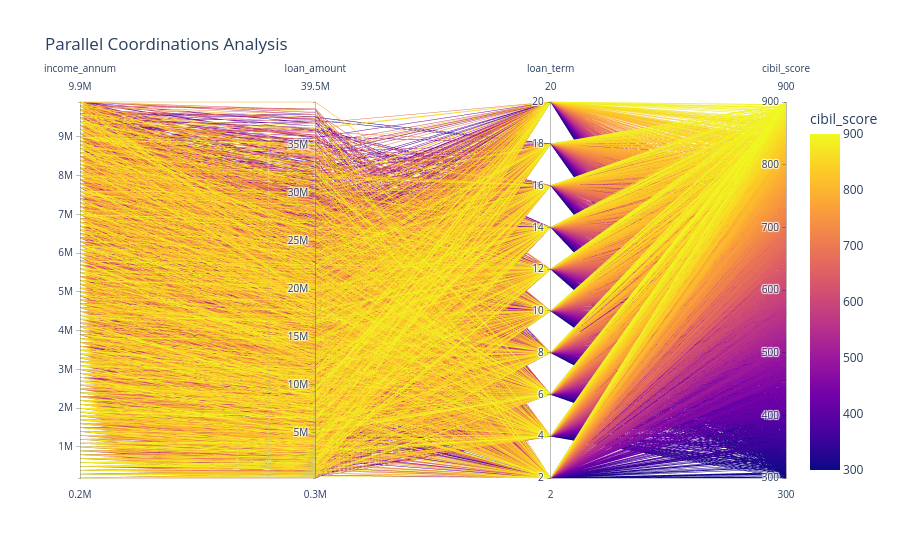

Notebook cell for this chart:
### Markdown cell above
### PARALLEL COORDINATES

### Code cell
fig=px.parallel_coordinates(df,dimensions=["income_annum","loan_amount","loan_term","cibil_score"],color="cibil_score",title="Parallel Coordinations Analysis")
fig.show()

### Figure 1 — Plotly figure (JSON) as saved in the notebook; plotly's stock layout.template omitted (floating-point values rounded to 4 significant figures; data arrays with more than 128 entries replaced by an {"elided": "..."} marker saying what was removed)
{"data": [{"dimensions": [{"label": "income_annum", "values": {"elided": "4269 int values"}}, {"label": "loan_amount", "values": {"elided": "4269 int values"}}, {"label": "loan_term", "values": {"elided": "4269 int values"}}, {"label": "cibil_score", "values": {"elided": "4269 int values"}}], "domain": {"x": [0, 1], "y": [0, 1]}, "line": {"color": {"elided": "4269 int values"}, "coloraxis": "coloraxis"}, "name": "", "type": "parcoords"}], "layout": {"coloraxis": {"colorbar": {"title": {"text": "cibil_score"}}, "colorscale": [[0, "#0d0887"], [0.1111, "#46039f"], [0.2222, "#7201a8"], [0.3333, "#9c179e"], [0.4444, "#bd3786"], [0.5556, "#d8576b"], [0.6667, "#ed7953"], [0.7778, "#fb9f3a"], [0.8889, "#fdca26"], [1, "#f0f921"]]}, "legend": {"tracegroupgap": 0}, "title": {"text": "Parallel Coordinations Analysis"}}}
